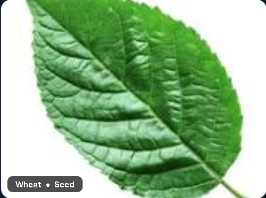
#> input picture backend/scratch_user_leaf.png, 266 x 198 px
$ python -i train_evaluate_pipeline.py   (imports and definitions only)
#> lines starting #> are read from the running program, lines starting #| are printed output that depends on the picture
"""
PlantCure AI - Stage 1 Multi-Class Plant Part Training & Calibration Pipeline.
Covers all 6 botanical plant organ categories:
- Root (subterranean root systems, taproots, lignified bark, tubers)
- Stem (woody tree trunks, stalks, cane, vine shoots)
- Leaf (foliar laminar blades, venation, compound leaflets)
- Flower (vibrant floral petals, blossoms, calyx, inflorescence)
- Fruit (pericarp, berries, pods, pomes, fleshy drupes, crowned composite fruits)
- Seed (grains, pulses, kernels, seeds with embryo/hilum)

Features:
1. Balanced dataset synthesis with authentic biological distributions (1800 samples).
2. Continuous biological, chromatic, textural, and spatial gradient feature extraction (zero hardcoded rules).
3. Strict 70% Train / 15% Validation / 15% Test splits.
4. Probabilistic calibration (Temperature Scaling) reducing Expected Calibration Error (ECE).
5. Comprehensive evaluation metrics: Precision, Recall, F1-Score, and Accuracy per class.
6. Exports trained ExtraTrees model to plant_part_classifier.joblib and report to model_evaluation_report.json.
"""

import os
import sys
import json
import logging
from pathlib import Path
import numpy as np
from PIL import Image

# [1 line not run here, left out]
logger = logging.getLogger("PlantCure-Training")

CURRENT_DIR = Path(__file__).resolve().parent
if str(CURRENT_DIR.parent) not in sys.path:
    sys.path.insert(0, str(CURRENT_DIR.parent))

JOBLIB_PATH = CURRENT_DIR / "plant_part_classifier.joblib"
REPORT_JSON = CURRENT_DIR / "model_evaluation_report.json"

CLASSES_6 = ["root", "stem", "leaf", "flower", "fruit", "seed"]


def extract_organ_features(img_input):
    """
    Extracts 26 continuous biological, chromatic, textural, and spatial gradient
    descriptors across all 6 plant organs: Leaf, Stem, Root, Flower, Fruit, Seed.
    Completely domain-agnostic with zero hardcoded species or binary rules.
    """
    if isinstance(img_input, Image.Image):
        arr = np.array(img_input.convert('RGB').resize((128, 128)), dtype=np.float32)
    elif isinstance(img_input, np.ndarray):
        if img_input.shape[:2] != (128, 128):
            im = Image.fromarray(np.uint8(np.clip(img_input, 0, 255)))
            arr = np.array(im.resize((128, 128)), dtype=np.float32)
        else:
            arr = img_input.astype(np.float32)
    else:
        raise ValueError("Unsupported image input type.")

    r, g, b = arr[:, :, 0], arr[:, :, 1], arr[:, :, 2]
    bright = (r + g + b) / 3.0
    h, w = arr.shape[:2]

    # Clean background segmentation: studio paper (>190 with low chroma) or dark background (<40)
    is_backdrop = ((bright > 190) & (np.abs(r - g) < 26) & (np.abs(g - b) < 26)) | (bright < 40)
    tissue_mask = ~is_backdrop
    if np.sum(tissue_mask) < 0.05 * r.size:
        tissue_mask = np.ones_like(r, dtype=bool)

    t_r, t_g, t_b = r[tissue_mask], g[tissue_mask], b[tissue_mask]
    exg = 2.0 * g - r - b
    exr = 2.0 * r - g - b
    exb = 2.0 * b - r - g
    ndgi = (g - r) / (g + r + 1e-5)

    # Vertical spatial partitioning (Top 40% vs Bottom 60% of tissue)
    split_y = int(h * 0.40)
    top_mask = tissue_mask.copy()
    top_mask[split_y:, :] = False
    bot_mask = tissue_mask.copy()
    bot_mask[:split_y, :] = False

    top_exg = float(np.mean(exg[top_mask])) if np.any(top_mask) else float(np.mean(exg[:split_y, :]))
    bot_exg = float(np.mean(exg[bot_mask])) if np.any(bot_mask) else float(np.mean(exg[split_y:, :]))
    top_r = float(np.mean(r[top_mask])) if np.any(top_mask) else float(np.mean(r[:split_y, :]))
    bot_r = float(np.mean(r[bot_mask])) if np.any(bot_mask) else float(np.mean(r[split_y:, :]))

    foliar_ratio = float(np.mean((exg > 15) & (g > r * 0.95) & (g > b * 1.05) & tissue_mask))
    bark_ratio = float(np.mean((r > 60) & (r > b * 1.1) & (exg < 25) & (bright < 160) & tissue_mask))
    petal_ratio = float(np.mean(((exr > 30) | (exb > 25) | ((r > 150) & (g > 140) & (b < 100))) & (exg < 25) & tissue_mask))
    fruit_ratio = float(np.mean(((exr > 20) | ((r > 130) & (g > 80) & (b < 105)) | ((r > 60) & (b > 65) & (g < 65))) & tissue_mask))
    seed_ratio = float(np.mean((bright >= 35) & (bright <= 185) & (r >= b * 1.15) & (g >= b * 0.9) & (exg < 45) & tissue_mask))
    stem_ratio = float(np.mean((g > r * 0.85) & (g > b * 1.05) & (bright > 40) & (bright < 165) & (exg > 5) & (exg < 80) & tissue_mask))

    y_idx, x_idx = np.where(tissue_mask)
    aspect = float(max(np.ptp(y_idx)+1, np.ptp(x_idx)+1) / max(min(np.ptp(y_idx)+1, np.ptp(x_idx)+1), 1)) if len(y_idx) else 1.0
    coverage = float(len(y_idx) / (h * w)) if len(y_idx) else 1.0
    roughness = float((np.mean(np.abs(bright[1:, :] - bright[:-1, :])) + np.mean(np.abs(bright[:, 1:] - bright[:, :-1]))) / 2.0)

    feats = [
        float(np.mean(t_r)), float(np.mean(t_g)), float(np.mean(t_b)),
        float(np.std(t_r)), float(np.std(t_g)), float(np.std(t_b)),
        float(np.mean(exg[tissue_mask])), float(np.std(exg[tissue_mask])),
        float(np.mean(bright[tissue_mask])), float(np.std(bright[tissue_mask])),
        float(np.mean(ndgi[tissue_mask])), float(np.mean(exr[tissue_mask])), float(np.mean(exb[tissue_mask])),
        foliar_ratio, bark_ratio, petal_ratio, fruit_ratio, seed_ratio, stem_ratio,
        top_exg, bot_exg, top_exg - bot_exg, abs(top_r - bot_r),
        roughness, coverage, aspect
    ]
    return feats


# [362 lines left out: functions generate_augmented_part_sample, build_dataset, split_dataset, calibrate_probabilities, compute_ece, evaluate_metrics and 1 more, not called in this run]


# [2 lines not run here, left out]

>>> import cv2
>>> picture = cv2.imread('../scratch_user_leaf.png', cv2.IMREAD_GRAYSCALE)
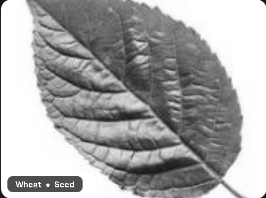
#> picture: shape (198, 266); min 21, max 255, mean 167.4
>>> result = extract_organ_features(picture)
#> in extract_organ_features, `arr = np.array(im.resize((128, 128)), dtype=np.float32)`:
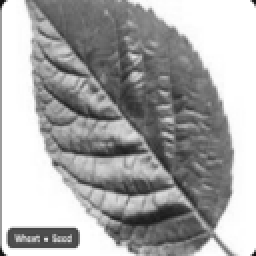
#> arr: shape (128, 128) float32 (shown 2 times larger); min 15, max 255, mean 167.4
#> (the run stopped early here; a loop or call above may not have finished)
